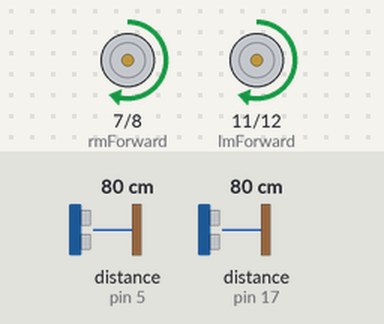
Simulated run of this sketch. Board: Arduino Nano, built with avr-gcc and run on an emulated ATmega328P. Shown: motor-driver pin pairs drawn as motors (green arrow = first pin HIGH = forward, orange = second pin HIGH = backward, longer = more drive, scaled by the enable pin). The inputs (shaded band) are chosen by the test bench; at power-on: distance to the obstacle (sensors on pin 5, pin 17) 80 cm. The echo pulse lasts 58.3 µs per cm.

Above: at 1.2 s.
1.3 s: distance to the obstacle (sensor on pin 5) set to 23 cm
2.8 s: distance to the obstacle (sensor on pin 5) set to 19 cm
At 4.1 s:
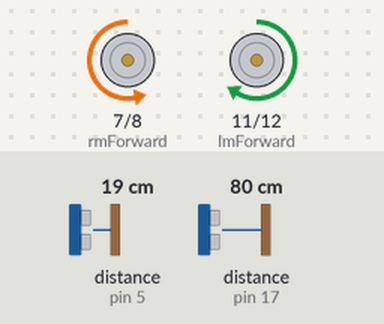
5.8 s: distance to the obstacle (sensor on pin 5) set to 35 cm
At 8.2 s:
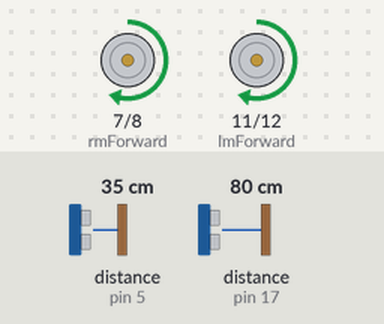
8.8 s: distance to the obstacle (sensor on pin 5) set to 2 cm
At 12.5 s:
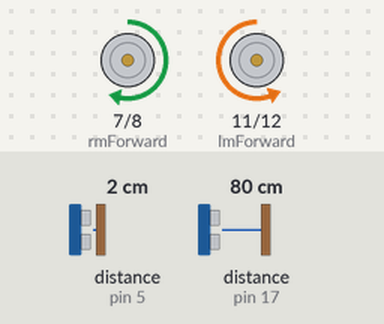
Timing chart, 0 to 12.8 s (numbered marks = the images above; inputs shaded):
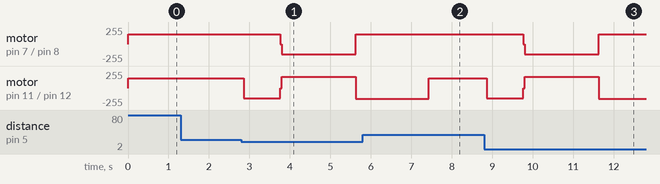

The sketch:

Test_stuff.ino
```cpp
#include <NewPing.h>

#define fTRIGGER_PIN  4  // Arduino pin tied to trigger pin on the ultrasonic sensor.
#define fECHO_PIN     5  // Arduino pin tied to echo pin on the ultrasonic sensor.
#define MAX_DISTANCE 200 // Maximum distance we want to ping for (in centimeters). Maximum sensor distance is rated at 400-500cm.
#define bTRIGGER_PIN  13 // Arduino bottom trigger pin
#define bECHO_PIN     17 // Arduino bottom echo pin

NewPing fSonar(fTRIGGER_PIN, fECHO_PIN, MAX_DISTANCE); // NewPing setup of pins and maximum distance.
NewPing bSonar(bTRIGGER_PIN, bECHO_PIN, MAX_DISTANCE);

//declaring useful variables and naming the pins
int fSensorPin = A6;
int lSensorPin = A7;
int rSensorPin = A2;
int fSensorVal = 0;
int lSensorVal = 0;
int rSensorVal = 0;
int rmForward = 7;
int rmReverse = 8;
int rmEnabled = 9;
int lmForward = 11;
int lmReverse = 12;
int lmEnabled = 10;
int fPingDis = 0;
int bPingDis = 0;
int brightestValue = 2000;
int startMilli = 0;
int endMilli = 0;
int originalSensorVal = 50;
int lBarrierDis = 0;
int rBarrierDis = 0;
const int leftFeedback = 2;
const int rightFeedback = 3;
volatile int leftcounter = 0;
volatile int rightcounter = 0;

// the cancel function dissables the left and right motors and turns them off

void cancel(){
  digitalWrite(rmForward, LOW);
  digitalWrite(lmForward, LOW);
  digitalWrite(rmReverse, LOW);
  digitalWrite(lmReverse, LOW);
  digitalWrite(rmEnabled, LOW);
  digitalWrite(lmEnabled, LOW);
}

// the speedSteering function powers the motors based on the parametres given
void speedSteering(int lSpeed, int rSpeed, bool lForward, bool rForward){
  // left motor controls
  if (lForward){
    digitalWrite(lmForward, HIGH);
    digitalWrite(lmReverse, LOW);
  }
  else
  {
    digitalWrite(lmForward, LOW);
    digitalWrite(lmReverse, HIGH);
  }
  // right motor controls
  if (rForward){
    digitalWrite(rmForward, HIGH);
    digitalWrite(rmReverse, LOW);
  }
  else
  {
    digitalWrite(rmForward, LOW);
    digitalWrite(rmReverse, HIGH);
  }

  analogWrite(rmEnabled, rSpeed);
  analogWrite(lmEnabled, lSpeed);
}

// the setup function gets processed once at the start of the progam
void setup() {
  Serial.begin(115200);
  pinMode(rmForward, OUTPUT);
  pinMode(rmReverse, OUTPUT);
  pinMode(rmEnabled, OUTPUT);
  pinMode(lmForward, OUTPUT);
  pinMode(lmReverse, OUTPUT);
  pinMode(lmEnabled, OUTPUT);
  pinMode(2, INPUT);
  pinMode(3, INPUT);
  fSonar.ping_cm();
  bSonar.ping_cm();
}

// loop it describes its self (loops that section of code over and over till the program ends)
void loop() {
  speedSteering(150, 150, true, true);
  fPingDis = fSonar.ping_cm();
  delay(35);
  if (fPingDis <= 20){
    speedSteering(150, 150, false, true);
    delay(900);
    cancel();
    lBarrierDis = fSonar.ping_cm();
    delay(35);
    speedSteering(170, 150, true, false);
    delay(1800);        //double 1800
    rBarrierDis = fSonar.ping_cm();
    delay(35);
    if ((lBarrierDis >= rBarrierDis) or (lBarrierDis = 0)){
      speedSteering(160, 150, false, true);
      delay(1800);        //double 1800
    }
  }
}
```

Measured:
- the behaviour switches between 21 and 20 cm on distance to the obstacle (sensor on pin 5) (found by bisection; images 0 and 1)
- after the input at 1.3 s, every drawn part: stays the same
- after the input at 2.8 s, motor on pin 7 (rmForward) / pin 8 (rmReverse): forward 150/255 → backward 150/255 after 0.96 s, → forward 150/255 1.9 s later; motor on pin 11 (lmForward) / pin 12 (lmReverse): forward 150/255 → backward 150/255 after 0.06 s, → forward 170/255 0.90 s later, → backward 160/255 1.9 s later
- after the input at 5.8 s, motor on pin 7 (rmForward) / pin 8 (rmReverse): stays forward 150/255 (without the input it goes to stopped after 2.6 s); motor on pin 11 (lmForward) / pin 12 (lmReverse): goes on until 7.4 s, then stays forward 150/255
- after the input at 8.8 s, motor on pin 7 (rmForward) / pin 8 (rmReverse): forward 150/255 → backward 150/255 after 0.96 s, → forward 150/255 1.9 s later; motor on pin 11 (lmForward) / pin 12 (lmReverse): forward 150/255 → backward 150/255 after 0.06 s, → forward 170/255 0.90 s later, → backward 160/255 1.9 s later
